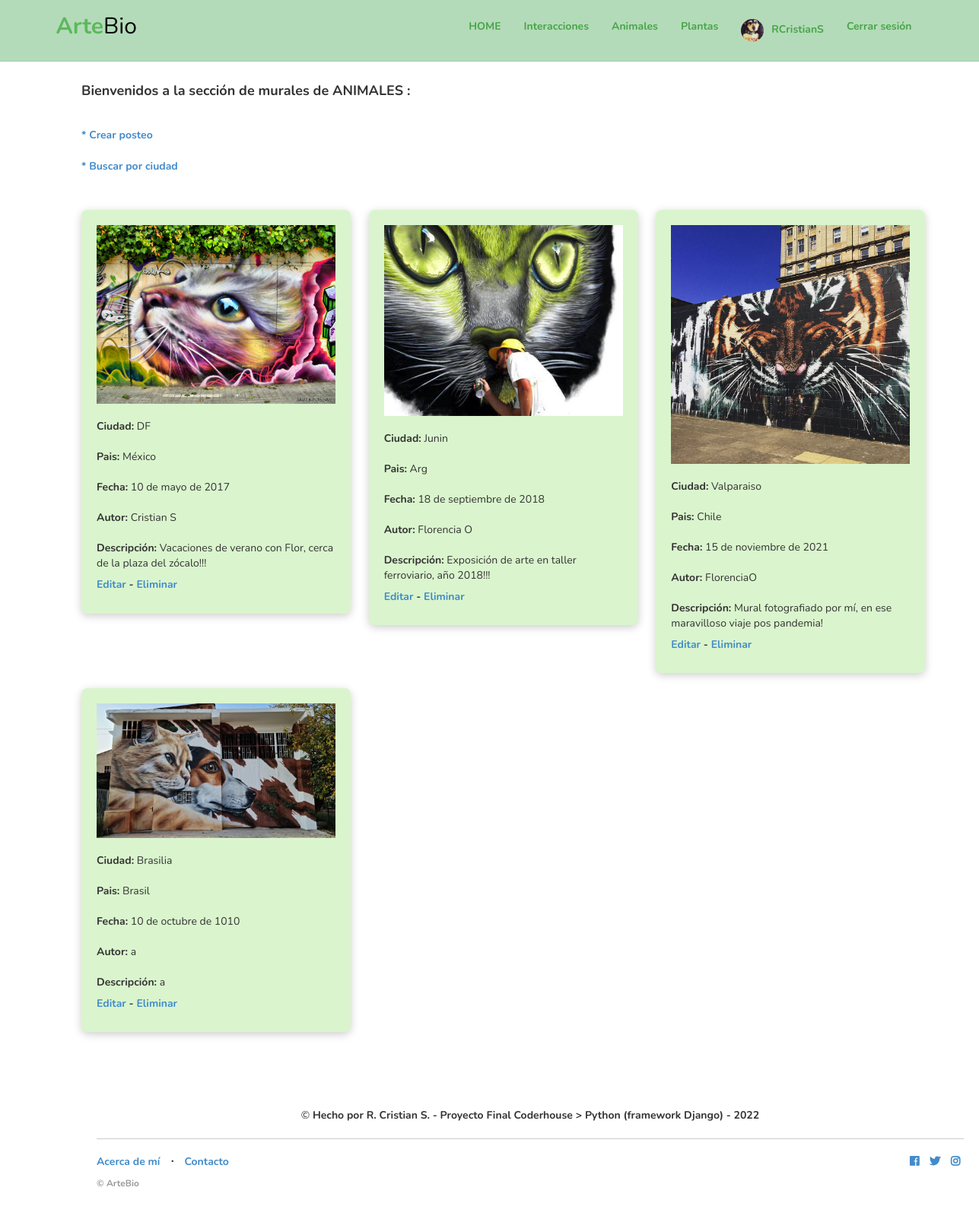
Page /p_animal/ (signed in) on the earlier database version.
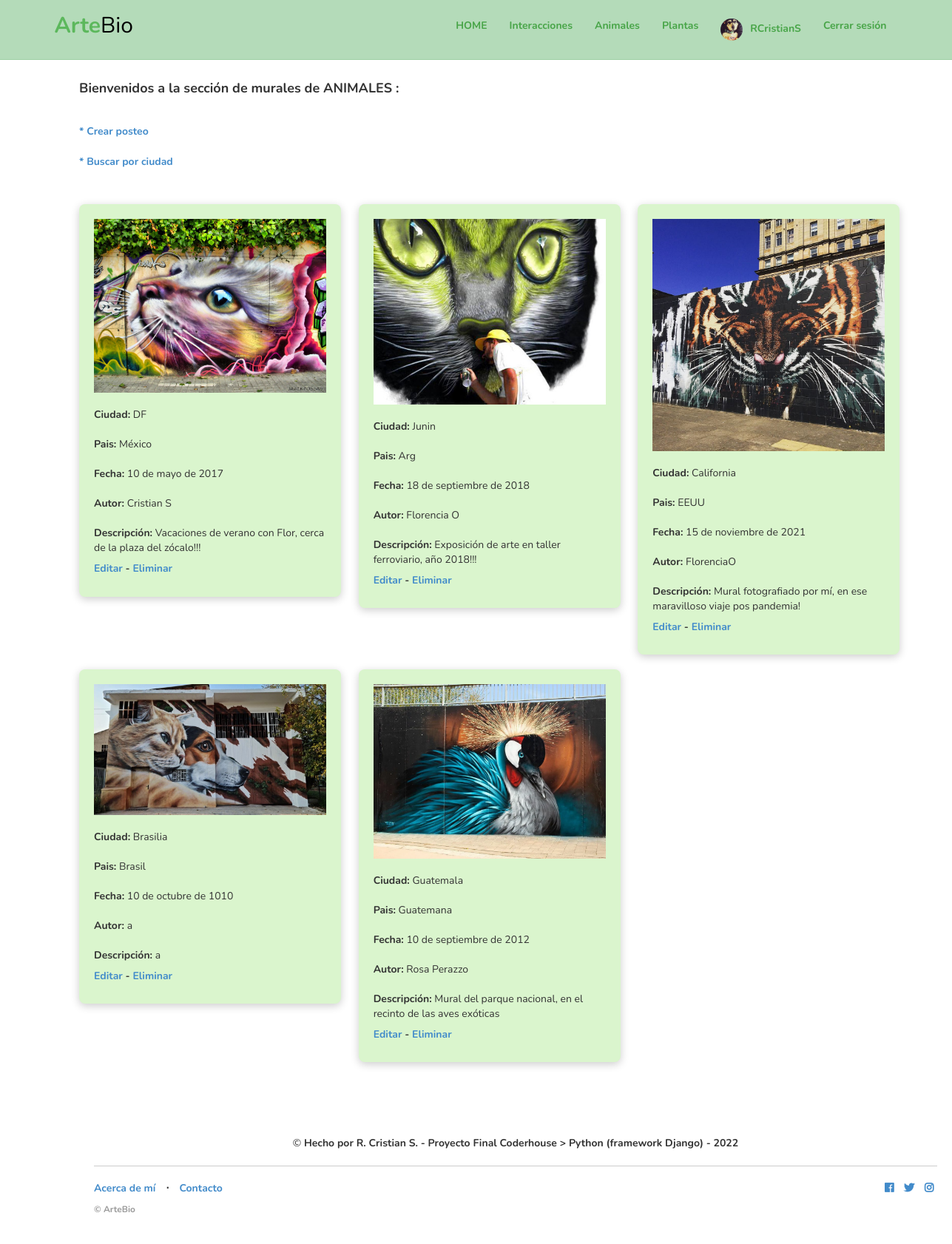
Same page on the later database version.
### app_agenda/models.py (models this page shows, shortened)
class Avatar(models.Model):
    user = models.OneToOneField(User, on_delete=models.CASCADE, null=True)
    imagen = models.ImageField(upload_to='avatares', null=True, blank = True)

class Posteo_animales (models.Model):
    ciudad=models.CharField(max_length=60)
    pais=models.CharField(max_length=40)
    imagen=models.ImageField(upload_to='imagenes', null=True)
    fecha=models.DateField()
    autor=models.CharField(max_length=60)
    descripcion= models.CharField(max_length=200, blank=True)

### app_agenda/views.py (the view)
# urls.py: path('p_animal/', views.p_animal, name="p_animal"),
@login_required
def p_animal (request):
    posteos_a = Posteo_animales.objects.all()
    contexto= {"posteos":posteos_a}
    borrado= request.GET.get("borrado",None)
    contexto ["borrado"] = borrado
    return render (request, "app_agenda/plantilla_2.html", contexto)

### app_agenda/templates/app_agenda/plantilla_2.html (shortened to what this page needs)
{% extends "app_agenda/plantilla_base.html" %}
{% load static %}
{% block contenido_base %}
<div style="padding-top: 100px;">
<div style="padding-left: 107px;">
<h4>Bienvenidos a la sección de murales de <b>ANIMALES</b> : <br></h4>
<br>
<h5><td><a href="{% url 'form_animales' %}"> * Crear posteo </a></td><br><br></h5>
<h5><td><a href="{% url 'busqueda_animales' %}">* Buscar por ciudad</a></td></h5>
<br><br>
{% if posteos %}
{% for posteo in posteos %}
<div style="padding:20px; background: rgb(218, 245, 205); border-radius:8px; box-shadow: 0 3px 12px 0 rgba(0,0,0,.2); display: inline-block; margin: 0 20px 20px 0; vertical-align: top; max-width: 30%;">
<img src="{{posteo.imagen.url}}" width="100%"><br><br>
<b>Ciudad:</b> <td>{{posteo.ciudad}}</td><br><br>
 <b>Pais:</b> <td>{{posteo.pais}}</td><br><br>
 <b>Fecha:</b> <td>{{posteo.fecha}}</td><br><br>
<b>Autor:</b> <td>{{posteo.autor}}</td><br><br>
 <b>Descripción:</b> <td>{{posteo.descripcion}}</td><br>
<h5><td><a href="{% url 'editar_item_animales' posteo.id %}">Editar</a></td>   -
<td><a href="{% url 'eliminar_item_animales' posteo.id %}">Eliminar</a></td></h5>
</div>
{% endfor %}
{% endif %}
{% endblock contenido_base %}

### app_agenda/templates/app_agenda/plantilla_base.html (shortened to what this page needs)
{% load static %}
<!DOCTYPE html>
<html>
  <head>
    <link href= "{% static '/app_agenda/css/bootshape.css' %}" rel="stylesheet">
    <link href="{% static 'app_agenda/css/bootstrap.css' %}" rel="stylesheet">
  </head>
  <body>
    <div class="navbar navbar-default navbar-fixed-top" role="navigation">
      <div class="container">
        <div class="navbar-header">
         <a class="navbar-brand" href="{% url 'inicio' %}"><strong class="green">Arte</strong>Bio</a>
        </div>
        <nav role="navigation" class="collapse navbar-collapse navbar-right">
          <ul class="navbar-nav nav">
            <li ><a href="{% url 'inicio' %}">HOME</a></li>
            <li><a href="{% url 'p_interacciones' %}">Interacciones</a></li>
            <li><a href="{% url 'p_animal' %}">Animales</a></li>
            <li><a href="{% url 'p_plantas' %}">Plantas</a></li>
            {% if user.is_authenticated %}
            <li><a href="{% url 'datos_usuario' %}" > <picture style="position: relative; display: inline-block; vertical-align: middle; width: 30px; height: 30px; border-radius: 30px; overflow: hidden; margin-right: 10px;"><img style="width: 100%; position: absolute; top:50%; transform: translateY(-50%); left:0;" src="{{ user.avatar.imagen.url }}" /></picture>{{user}} </a></li>
            <li><a href="{% url 'logout' %}" >Cerrar sesión</a></li>
            {% else %}
            <li ><a href="{% url 'registro' %}">Registrarse</a></li>
            <li><a href="{% url 'Login' %}" >Iniciar sesión</a></li>
            {% endif %}
          </ul>
        </nav>
      </div>
    </div>
  {% block contenido_base %}
  {% endblock contenido_base %}
 <footer class="footer bg-light">
  <div class="container">
    <p class="text-center" style="border-bottom: solid 1px #ccc; padding-bottom: 20px; margin-bottom: 20px;">&copy; <b> Hecho por R. Cristian S. - Proyecto Final Coderhouse > <b>Python</b> (framework <b>Django</b>) - 2022 </p>
      <div class="row">
          <div class="col-lg-6 h-100  text-lg-start my-auto">
              <ul class="list-inline mb-2">
                  <li class="list-inline-item"><a href="{% url 'acerca' %}">Acerca de mí</a></li>
                  <li class="list-inline-item">⋅</li>
                  <li class="list-inline-item"><a href="{% url 'contacto' %}">Contacto</a></li>
              </ul>
              <p class="text-muted small mb-4 mb-lg-0">&copy; ArteBio</p>
          </div>
          <div class="col-lg-6 h-100 text-right text-lg-end my-auto">
              <ul class="list-inline mb-0">
                  <li class="list-inline-item me-4">
                    <a href="https://www.facebook.com/cristian.saccani.3/" target="_blank" ><i class="fab fa-facebook"></i></a>
                  </li>
                  <li class="list-inline-item me-4">
                    <a href="https://twitter.com/NatGeo" target="_blank"><i class="fab fa-twitter"></i></a>
                  </li>
                  <li class=" list-inline-item">
                      <a href="https://www.instagram.com/cristian.saccani.3/" target="_blank"><i class="fab fa-instagram"></i></a>
                  </li>
              </ul>
          </div>
      </div>
  </div>
</footer>
  <link rel="stylesheet" href="https://use.fontawesome.com/releases/v5.6.3/css/all.css"></b>
  </body>
</html>

### app_agenda/static/app_agenda/css/bootshape.css (style rules this page uses)
body { background-image:url('../img/bg.png'); background-repeat:repeat; }
.navbar { background-image:url('../img/bg.png'); background-repeat:repeat; }
.green { color: #5cb85c; }
.footer { margin-top: 40px; padding: 40px 0; }

Differences in the rows shown:
changed Posteo_animales "FlorenciaO": ciudad "Valparaiso" → "California"; pais "Chile" → "EEUU"
added Posteo_animales: imagen (picture), ciudad "Guatemala", pais "Guatemana", fecha "10 de septiembre de 2012", autor "Rosa Perazzo", descripcion "Mural del parque nacional, en el recinto de las aves exóticas"
